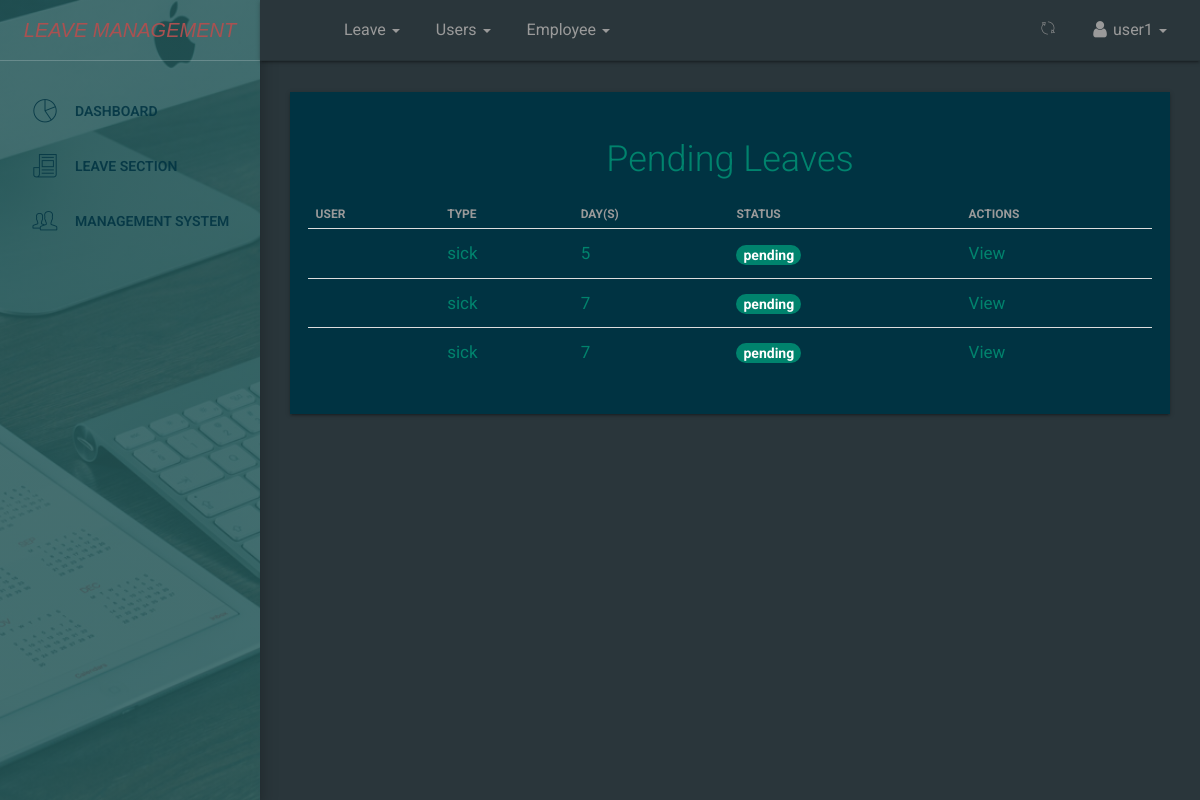
The app's page /dashboard/leaves/pending/all/ (signed in), older data.
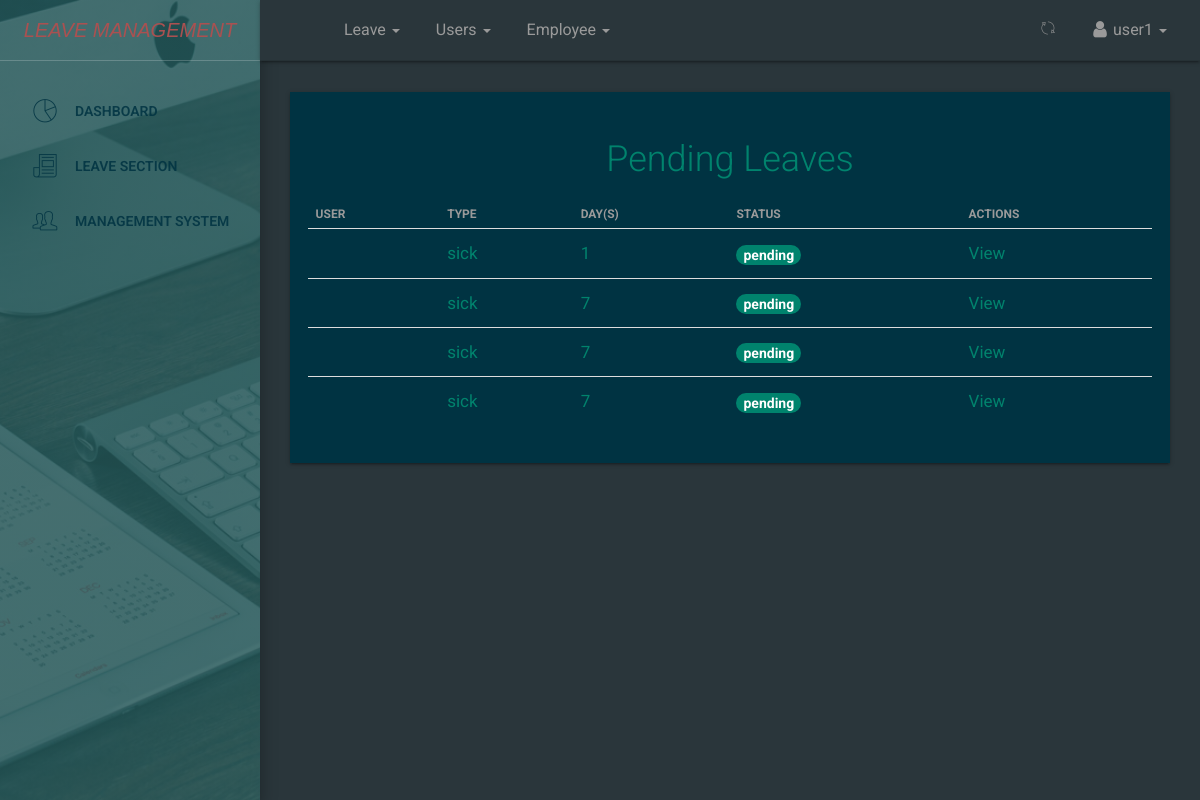
The same page, newer data.
### leave/models.py (models this page shows, shortened)
class Leave(models.Model):
	user = models.ForeignKey(User,on_delete=models.CASCADE,default=1)
	startdate = models.DateField(verbose_name=_('Start Date'),help_text='leave start date is on ..',null=True,blank=False)
	enddate = models.DateField(verbose_name=_('End Date'),help_text='coming back on ...',null=True,blank=False)
	leavetype = models.CharField(choices=LEAVE_TYPE,max_length=25,default=SICK,null=True,blank=False)
	reason = models.CharField(verbose_name=_('Reason for Leave'),max_length=255,help_text='add additional information for leave',null=True,blank=True)
	defaultdays = models.PositiveIntegerField(verbose_name=_('Leave days per year counter'),default=DAYS,null=True,blank=True)
	status = models.CharField(max_length=12,default='pending') #pending,approved,rejected,cancelled
	is_approved = models.BooleanField(default=False) #hide
	updated = models.DateTimeField(auto_now=True, auto_now_add=False)
	created = models.DateTimeField(auto_now=False, auto_now_add=True)
	objects = LeaveManager()
	class Meta:
		verbose_name = _('Leave')
		verbose_name_plural = _('Leaves')
		ordering = ['-created'] #recent objects
	@property
	def leave_days(self):
		days_count = ''
		startdate = self.startdate
		enddate = self.enddate
		"""if startdate > enddate:
			return
		"""
		dates = (enddate - startdate)
		return dates.days

### dashboard/views.py (the view)
# urls.py: path('leaves/pending/all/',views.leaves_list,name='leaveslist'),
@login_required(login_url='accounts:login')
def leaves_list(request):
	if not (request.user.is_staff and request.user.is_superuser):
		return redirect('/')
	leaves = Leave.objects.all_pending_leaves()
	return render(request,'dashboard/leaves_recent.html',{'leave_list':leaves,'title':'leaves list - pending'})

### leave/manager.py (called while the page is built)
	def all_pending_leaves(self):
		return super().get_queryset().filter(status = 'pending').order_by('-created')# applying FIFO

### templates/dashboard/leaves_recent.html (shortened to what this page needs)
{% extends '_layout.html' %}
 {% block navheader %}
 	{% include 'includes/navheader_employee_app.html' %}
 {% endblock %}
 {% block content %}
        <section class="content">
            <section class="container-fluid">
            	   <section class="row">
                        <section class="col col-sm-8 offset-sm-2">
                        </section>
                    </section>
                	<div class="table-responsive table-shadow", style="background-color:#003342"">
                		<div class="text-center table-description">
                			<h2 class="fw-bold">Pending Leaves</h2>
                		</div>
                		<table class="table">
							  <thead>
							    <tr>
							      <th scope="col"><b>User</b></th>
							      <th scope="col"><b>Type</b></th>
							      <th scope="col"><b>Day(s)</b></th>
							      <th scope="col"><b>Status</b></th>
							      <th scope="col"><b>Actions</b></th>
							    </tr>
							  </thead>
							  <tbody>
							  	{% for leave in leave_list %}
							    <tr>
							      <td>{{ leave.name }}</td>
							      <td>{{ leave.leavetype}}</td>
							      <td>{{ leave.leave_days }}</td>
							      <td><span class="badge badge-success" style="background-color:#00836d; font-size: 14px;">{{ leave.status }}</span></td>
							      <td>
							      	<a href="{% url 'dashboard:userleaveview' leave.id %}" style="color: #00836d;">
							      	    <span>View</span>
							      	</a>
							      </td>
							    </tr>
							    {% endfor %}
							  </tbody>
						</table>
					</div>
            </section>
        </section>
 {% endblock %}

Row changes from the older to the newer data that the page shows:
no longer on this page (row edited): Leave: leavetype "sick", leave_days "5", status "pending"
now on this page (row edited): Leave: leavetype "sick", leave_days "1", status "pending"
now on this page (row edited): Leave: leavetype "sick", leave_days "7", status "pending"
